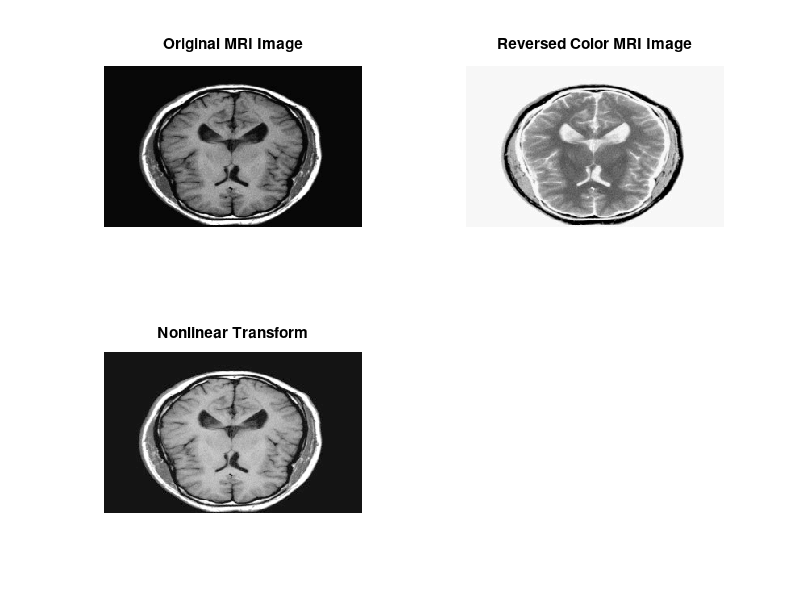

MATLAB code to generate this figure:
clear all
close all
clc

%a)
load('MRI.mat');
figure;
subplot(2, 2, 1);
imshow(I, []);
title('Original MRI Image');

%b)
reversedImage = 255 - I;
subplot(2, 2, 2);
imshow(reversedImage, []);
title('Reversed Color MRI Image');

%c)
nonlinear = sqrt(double(I));
subplot(2,2,3);
imshow(nonlinear, []);
title('Nonlinear Transform');
